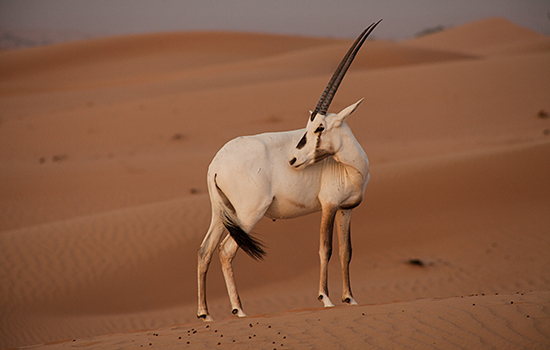
#> input picture bb.jpg, 550 x 350 px, found by its file name
$ python q10.py
#> lines starting #> are read from the running program, lines starting #| are printed output that depends on the picture; after the words box and inside, x2 and y2 are one past the last pixel; in counts of white or black regions, pixels touching at a corner belong together
#python code for same padding, padding removal and filtering(max,min,mean,median)
import cv2
import numpy as np
import matplotlib.pyplot as plt

def samepadding(img):
    h,w=img.shape
#> h = 350; w = 550
    newimage=np.zeros([h+2,w+2]).astype(np.uint8)
    for i in range (h):
        for j in range(w):
            newimage[i+1,j+1]=img[i,j]
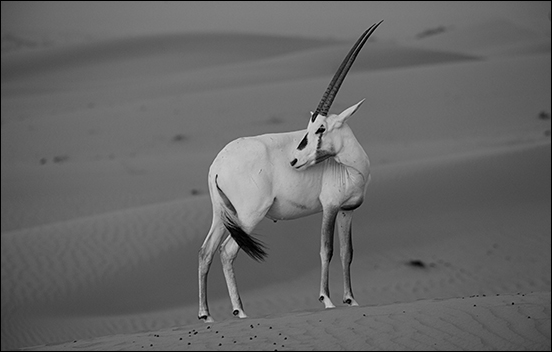
#> newimage: shape (352, 552); min 0, max 236, mean 102
    newimage[0,0]=newimage[1,1]
#> newimage: shape (352, 552); under 0.01% of pixels changed, all inside (x1, y1, x2, y2) = (0, 0, 1, 1)
    newimage[h+1,0]=newimage[h,1]
#> newimage: shape (352, 552); min 0, max 236, mean 102
    newimage[0,w+1]=newimage[1,w]
#> newimage: shape (352, 552); min 0, max 236, mean 102
    newimage[h+1,w+1]=newimage[h,w]
#> newimage: shape (352, 552); min 0, max 236, mean 102
    for i in range(1,h):
        newimage[i,0]=newimage[i,1]
        newimage[i,w+1]=newimage[i,w]
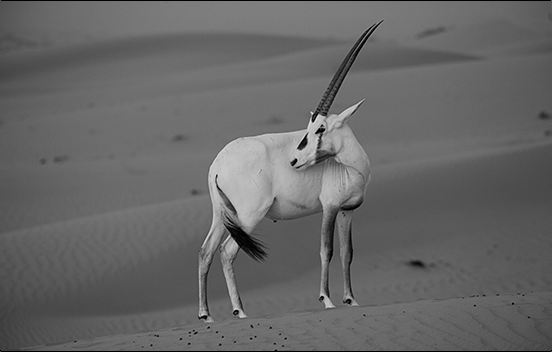
#> newimage: shape (352, 552); min 0, max 236, mean 102.3
    for i in range(1,w+1):
        newimage[0,i]=newimage[1,i]
        newimage[h+1,i]=newimage[h,i]
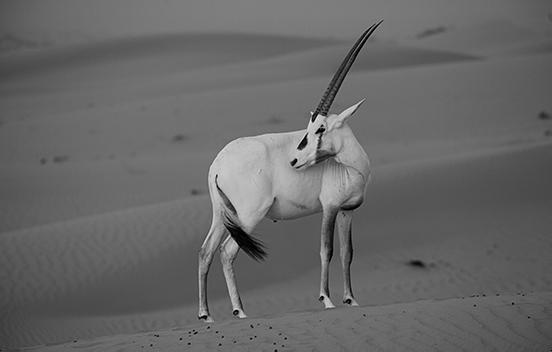
#> newimage: shape (352, 552); 0.57% of pixels changed, all inside (x1, y1, x2, y2) = (1, 0, 551, 352)

    return newimage

def removepadding(img):
    h,w=img.shape
#> h = 352; w = 552
    newimage=np.zeros([h-2,w-2]).astype(np.uint8)
    for i in range(1,h-1):
        for j in range(1,w-1):
            newimage[i-1,j-1]=img[i,j]
    return newimage


def maxfilter(pimg):
    h,w=pimg.shape
#> h = 352; w = 552
    max_filter_image=np.zeros([h,w]).astype(np.uint8)
    for i in range(1,h-1):
        for j in range(1,w-1):
            maximum=0
            for l in range(i-1,i+2):
                for k in range(j-1,j+2):
                    if pimg[l,k]>maximum:
                            maximum=pimg[l,k]
            max_filter_image[i-1,j-1]=maximum
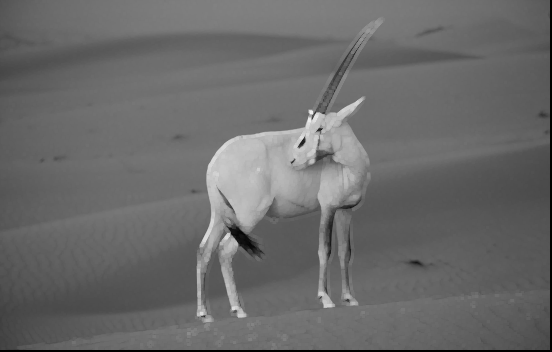
#> max_filter_image: shape (352, 552); min 0, max 236, mean 106
    return max_filter_image

def minfilter(pimg):
    h,w=pimg.shape
#> h = 352; w = 552
    min_filter_image=np.zeros([h,w]).astype(np.uint8)
    for i in range(1,h-1):
        for j in range(1,w-1):
            minimum=255

            for l in range(i-1,i+2):
                for k in range(j-1,j+2):
                    if pimg[l,k]<minimum:
                        minimum=pimg[l,k]
            min_filter_image[i-1,j-1]=minimum
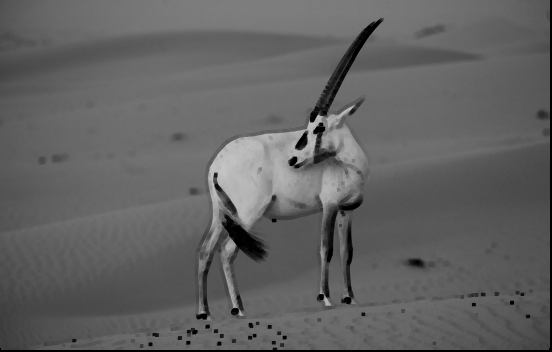
#> min_filter_image: shape (352, 552); min 0, max 197, mean 97.7
    return min_filter_image


def meanfilter(pimg):
    h,w=pimg.shape
#> h = 352; w = 552
    mean_filter_image=np.zeros([h,w]).astype(np.uint8)

    for i in range(1,h-1):
        for j in range(1,w-1):
            sum=0

            for l in range(i-1,i+2):
                for k in range(j-1,j+2):
                    sum+=pimg[l,k]

            sum=np.round(sum/9)
            mean_filter_image[i-1,j-1]=sum
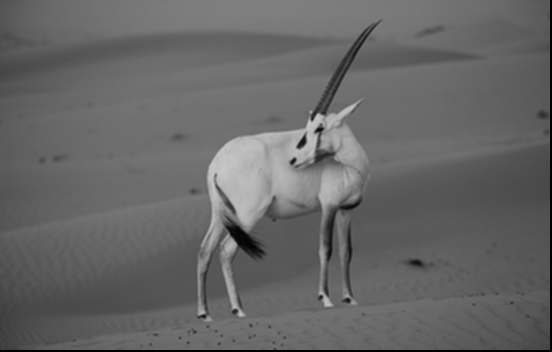
#> mean_filter_image: shape (352, 552); min 0, max 201, mean 102
    return mean_filter_image

def medianfilter(pimg):
    h,w=pimg.shape
#> h = 352; w = 552
    median_filter_image=np.zeros([h,w]).astype(np.uint8)
    for i in range(1,h-1):
        for j in range(1,w-1):
            list=[]
            for l in range(i-1,i+2):
                for k in range(j-1,j+2):
                    key=pimg[l,k]
                    list.append(key)

            median_value=np.round(list[4])
            median_filter_image[i-1,j-1]=median_value
    return median_filter_image

im=cv2.imread('bb.jpg',0)
newimage=samepadding(im)
removedimage=removepadding(newimage)
fig = plt.figure(figsize=(25, 25))
pltX = 1
pltY = 5
fig.add_subplot(pltX, pltY, 1)
plt.imshow(cv2.cvtColor(im,cv2.COLOR_BGR2RGB ))
plt.axis('off')
plt.title(" ORIGINAL IMAGE ")
max_filter_image=maxfilter(newimage)
fig.add_subplot(pltX, pltY, 2)
plt.imshow(cv2.cvtColor(max_filter_image, cv2.COLOR_BGR2RGB))
plt.axis('off')
plt.title(" MAXIMUM FILTER IMAGE ")
min_filter_image=minfilter(newimage)
fig.add_subplot(pltX, pltY, 3)
plt.imshow(cv2.cvtColor(min_filter_image,cv2.COLOR_BGR2RGB ))
plt.axis('off')
plt.title(" MINIMUM FILTER IMAGE ")
mean_filter_image=meanfilter(newimage)
fig.add_subplot(pltX, pltY, 4)
plt.imshow(cv2.cvtColor(mean_filter_image,cv2.COLOR_BGR2RGB ))
plt.axis('off')
plt.title(" MEAN FILTER IMAGE ")
median_filter_image=medianfilter(newimage)
fig.add_subplot(pltX, pltY, 5)
plt.imshow(cv2.cvtColor(median_filter_image,cv2.COLOR_BGR2RGB ))
plt.axis('off')
plt.title(" MEDIAN FILTER IMAGE ")
fig.show()
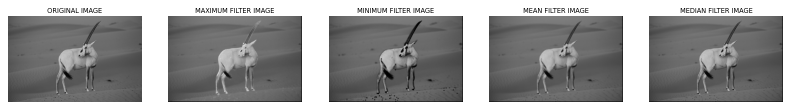
#> figure drawn by matplotlib, 5 panels
#> (the run stopped early here; a loop or call above may not have finished)
